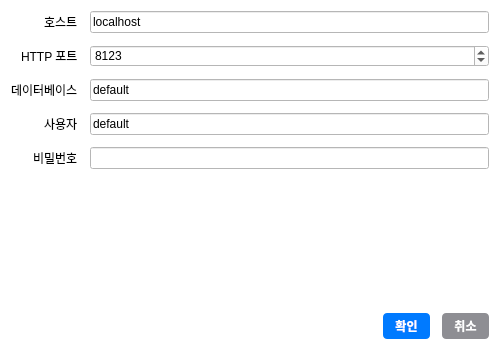
<?xml version="1.0" encoding="UTF-8"?>
<ui version="4.0">
 <class>ClickHouseSettingsDialog</class>
 <widget class="QDialog" name="ClickHouseSettingsDialog">
  <property name="geometry">
   <rect>
    <x>0</x>
    <y>0</y>
    <width>500</width>
    <height>350</height>
   </rect>
  </property>
  <property name="windowTitle">
   <string>ClickHouse 연결 설정</string>
  </property>
  <property name="styleSheet">
   <string notr="true">QWidget { background-color: #FFFFFF; color: #000000; font-family: '맑은 고딕', 'Segoe UI', sans-serif; } QPushButton { background-color: #007AFF; color: #FFFFFF; border-radius: 4px; padding: 4px 12px; font-weight: bold; } QPushButton:hover { background-color: #0056CC; } QTableWidget { gridline-color: #CCCCCC; alternate-background-color: #F9F9F9; } QHeaderView::section { background-color: #F0F0F0; border: 1px solid #CCCCCC; padding: 4px; font-weight: bold; }</string>
  </property>
  <layout class="QVBoxLayout" name="verticalLayout">
   <property name="spacing">
    <number>12</number>
   </property>
   <property name="contentsMargins">
    <number>16</number>
    <number>16</number>
    <number>16</number>
    <number>16</number>
   </property>
   <item>
    <layout class="QFormLayout" name="formLayout">
     <property name="labelAlignment">
      <set>Qt::AlignRight|Qt::AlignVCenter</set>
     </property>
     <item row="0" column="0">
      <widget class="QLabel" name="label_host">
       <property name="text">
        <string>호스트</string>
       </property>
      </widget>
     </item>
     <item row="0" column="1">
      <widget class="QLineEdit" name="edit_host">
       <property name="text">
        <string>localhost</string>
       </property>
      </widget>
     </item>
     <item row="1" column="0">
      <widget class="QLabel" name="label_port">
       <property name="text">
        <string>HTTP 포트</string>
       </property>
      </widget>
     </item>
     <item row="1" column="1">
      <widget class="QSpinBox" name="spin_port">
       <property name="minimum">
        <number>1</number>
       </property>
       <property name="maximum">
        <number>65535</number>
       </property>
       <property name="value">
        <number>8123</number>
       </property>
      </widget>
     </item>
     <item row="2" column="0">
      <widget class="QLabel" name="label_database">
       <property name="text">
        <string>데이터베이스</string>
       </property>
      </widget>
     </item>
     <item row="2" column="1">
      <widget class="QLineEdit" name="edit_database">
       <property name="text">
        <string>default</string>
       </property>
      </widget>
     </item>
     <item row="3" column="0">
      <widget class="QLabel" name="label_user">
       <property name="text">
        <string>사용자</string>
       </property>
      </widget>
     </item>
     <item row="3" column="1">
      <widget class="QLineEdit" name="edit_user">
       <property name="text">
        <string>default</string>
       </property>
      </widget>
     </item>
     <item row="4" column="0">
      <widget class="QLabel" name="label_password">
       <property name="text">
        <string>비밀번호</string>
       </property>
      </widget>
     </item>
     <item row="4" column="1">
      <widget class="QLineEdit" name="edit_password">
       <property name="echoMode">
        <enum>QLineEdit::Password</enum>
       </property>
      </widget>
     </item>
    </layout>
   </item>
   <item>
    <spacer name="verticalSpacer">
     <property name="orientation">
      <enum>Qt::Vertical</enum>
     </property>
     <property name="sizeHint" stdset="0">
      <size>
       <width>20</width>
       <height>40</height>
      </size>
     </property>
    </spacer>
   </item>
   <item>
    <layout class="QHBoxLayout" name="horizontalLayout_buttons">
     <item>
      <spacer name="horizontalSpacer">
       <property name="orientation">
        <enum>Qt::Horizontal</enum>
       </property>
       <property name="sizeHint" stdset="0">
        <size>
         <width>40</width>
         <height>20</height>
        </size>
       </property>
      </spacer>
     </item>
     <item>
      <widget class="QPushButton" name="btn_ok">
       <property name="text">
        <string>확인</string>
       </property>
       <property name="default">
        <bool>true</bool>
       </property>
      </widget>
     </item>
     <item>
      <widget class="QPushButton" name="btn_cancel">
       <property name="text">
        <string>취소</string>
       </property>
       <property name="styleSheet">
        <string notr="true">background-color: #8E8E93; color: #FFFFFF; border-radius: 4px; padding: 4px 12px; font-weight: bold;</string>
       </property>
      </widget>
     </item>
    </layout>
   </item>
  </layout>
 </widget>
 <resources/>
 <connections/>
</ui>
